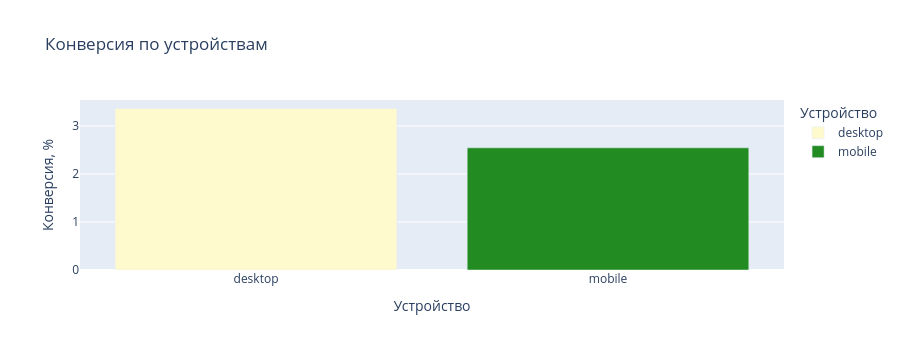

Notebook code cell kept with this figure:
### Code cell
device_conv = df.groupby('device').apply(
    lambda x: (x['funnel_stage'] == 'paid').sum() / len(x) * 100
).reset_index(name='conversion_rate')

fig_device = px.bar(
    device_conv, x='device', y='conversion_rate', color='device',
    title='Конверсия по устройствам',
    labels={'conversion_rate': 'Конверсия, %', 'device': 'Устройство'},
    color_discrete_map={'mobile': 'ForestGreen', 'desktop': 'LemonChiffon'}
)
fig_device.update_layout(height=350)
fig_device.show()

### Figure 1 — Plotly figure (JSON) as saved in the notebook; plotly's stock layout.template omitted (floating-point values rounded to 4 significant figures)
{"data": [{"hovertemplate": "Устройство=%{x}<br>Конверсия, %=%{y}<extra></extra>", "legendgroup": "desktop", "marker": {"color": "LemonChiffon", "pattern": {"shape": ""}}, "name": "desktop", "orientation": "v", "showlegend": true, "textposition": "auto", "type": "bar", "x": ["desktop"], "xaxis": "x", "y": [3.365], "yaxis": "y"}, {"hovertemplate": "Устройство=%{x}<br>Конверсия, %=%{y}<extra></extra>", "legendgroup": "mobile", "marker": {"color": "ForestGreen", "pattern": {"shape": ""}}, "name": "mobile", "orientation": "v", "showlegend": true, "textposition": "auto", "type": "bar", "x": ["mobile"], "xaxis": "x", "y": [2.545], "yaxis": "y"}], "layout": {"barmode": "relative", "height": 350, "legend": {"title": {"text": "Устройство"}, "tracegroupgap": 0}, "title": {"text": "Конверсия по устройствам"}, "xaxis": {"anchor": "y", "categoryarray": ["desktop", "mobile"], "categoryorder": "array", "domain": [0, 1], "title": {"text": "Устройство"}}, "yaxis": {"anchor": "x", "domain": [0, 1], "title": {"text": "Конверсия, %"}}}}
